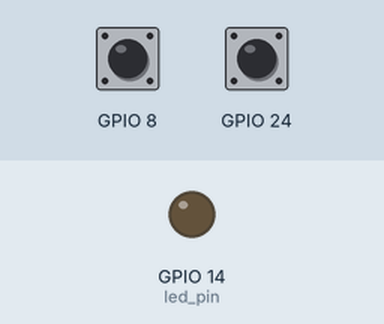
The program below on a simulated Raspberry Pi (BCM pin numbers). Shown: output pins drawn as LEDs (lit = HIGH). Inputs (shaded band) come from the test bench; at power-on: GPIO 24 HIGH, GPIO 8 HIGH.

Above: at 1.2 s.
1.3 s: GPIO 24 pulled LOW for 0.15 s
At 2.3 s:
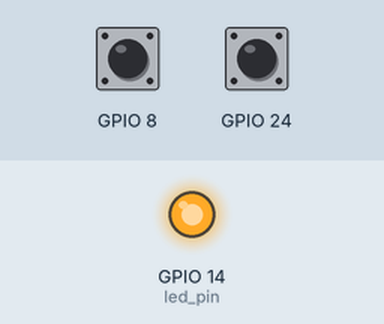
2.9 s: GPIO 8 pulled LOW for 0.15 s
At 3.6 s:
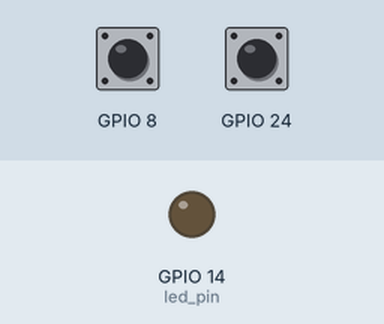
4.5 s: GPIO 24 pulled LOW for 1 s
At 5.0 s:
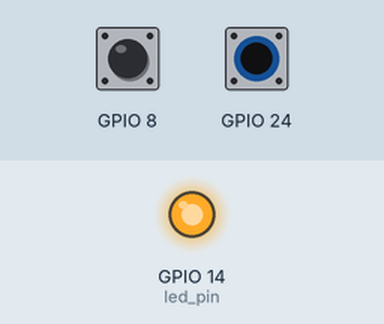
Timing chart, 0 to 7.5 s (numbered marks = the images above; inputs shaded):
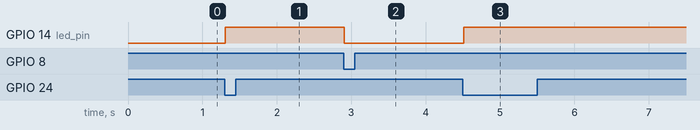

Measured:
- after the input at 1.3 s, GPIO 14 (led_pin): LOW → HIGH at once
- after the input at 2.9 s, GPIO 14 (led_pin): HIGH → LOW at once
- after the input at 4.5 s, GPIO 14 (led_pin): LOW → HIGH at once

The program:

08.digital_inputs.py
```python
import pigpio
import time

led_pin = 14  # pin 8 in BOARD mode
button_on_pin = 24  # pin 18 in BOARD mode
button_off_pin = 8  # pin 24 in BOARD mode

pi = pigpio.pi()

pi.set_mode(led_pin, pigpio.OUTPUT)
pi.set_pull_up_down(button_on_pin, pigpio.PUD_UP)
pi.set_pull_up_down(button_off_pin, pigpio.PUD_UP)

try:
    while True:
        if pi.read(button_on_pin) == 0:
            pi.write(led_pin, 1)
        if pi.read(button_off_pin) == 0:
            pi.write(led_pin, 0)
        time.sleep(0.1)
except KeyboardInterrupt:
    pass
finally:
    pi.stop()
```
